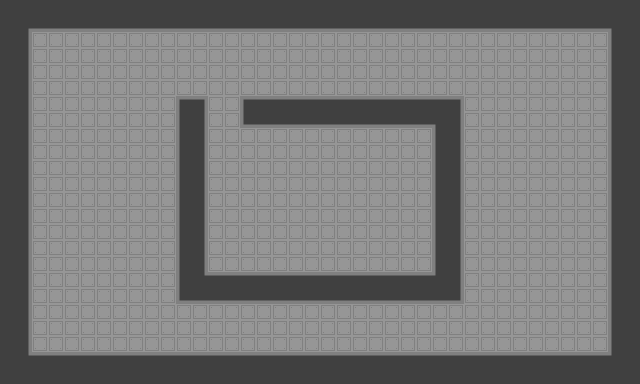

Rendered tile map (Tiled .tmx) drawn with the repository's tilesets; below, a short description and the map source with its tile grids summarised:
An orthogonal 40x24 tile map with 16x16 px tiles, 2 tile layers (bg, Tile Layer 1) and 9 objects (player).

<map version="1.0" tiledversion="1.0.3" orientation="orthogonal" renderorder="right-down" width="40" height="24" tilewidth="16" tileheight="16" nextobjectid="25">
 <tileset firstgid="1" name="tileset1" tilewidth="16" tileheight="16" tilecount="32" columns="8">
  <image source="../tilesets/tileset1.png" width="128" height="64" />
 </tileset>
 <layer name="bg" width="40" height="24">
  <data>[960 cells, 960 non-empty, 1 distinct tile ids]</data>
 </layer>
 <layer name="Tile Layer 1" width="40" height="24">
  <data>[960 cells, 344 non-empty, 13 distinct tile ids]</data>
 </layer>
 <objectgroup name="collisions">
  <object id="13" x="16" y="16" width="608" height="16" />
  <object id="14" x="16" y="32" width="16" height="336" />
  <object id="15" x="32" y="352" width="592" height="16" />
  <object id="16" x="608" y="32" width="16" height="320" />
  <object id="17" x="240" y="96" width="224" height="32" />
  <object id="20" x="432" y="128" width="32" height="176" />
  <object id="21" x="176" y="272" width="256" height="32" />
  <object id="23" x="176" y="96" width="32" height="176" />
 </objectgroup>
 <objectgroup color="#00ff00" name="spawnPoints">
  <object id="24" name="player" x="403.333" y="243.333" width="10" height="10">
   <ellipse />
  </object>
 </objectgroup>
</map>
